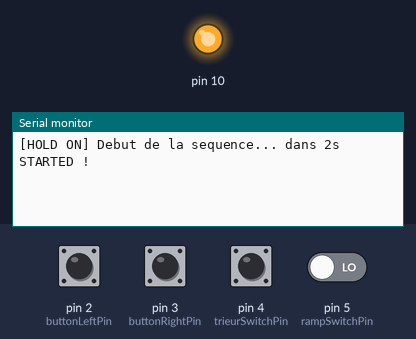
A sketch run on a simulated Arduino Uno, built with avr-gcc and run on an emulated ATmega328P. Parts: output pins drawn as LEDs (lit = HIGH), the last lines printed to the serial monitor. The test bench sets the inputs (shaded band); at power-on: pin 2 (buttonLeftPin), pin 3 (buttonRightPin), pin 4 (trieurSwitchPin), pin 5 (rampSwitchPin) LOW.

Above: at 3.2 s.
3.3 s: pin 2 (buttonLeftPin) pulled HIGH for 0.15 s
At 4.1 s:
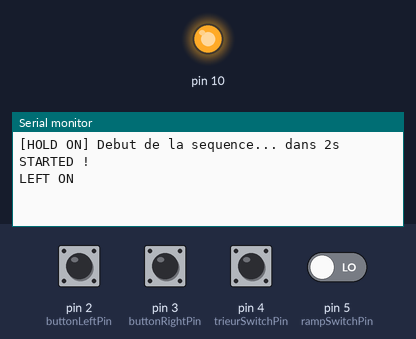
4.9 s: pin 3 (buttonRightPin) pulled HIGH for 0.15 s
At 5.3 s:
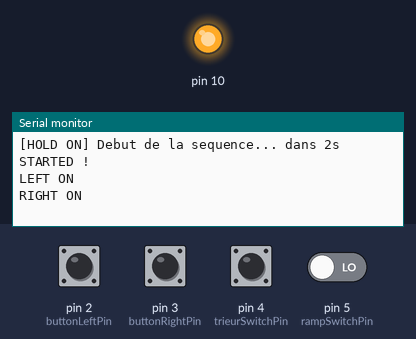
6.5 s: pin 4 (trieurSwitchPin) pulled HIGH for 0.15 s
At 7.1 s:
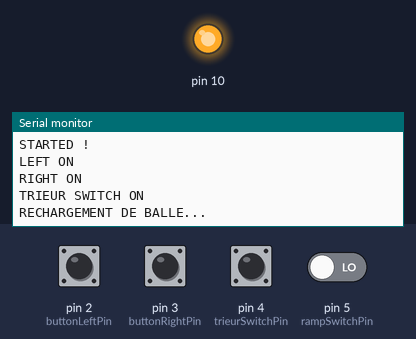
8.1 s: pin 2 (buttonLeftPin) driven HIGH and pin 5 (rampSwitchPin) driven HIGH
At 9.6 s:
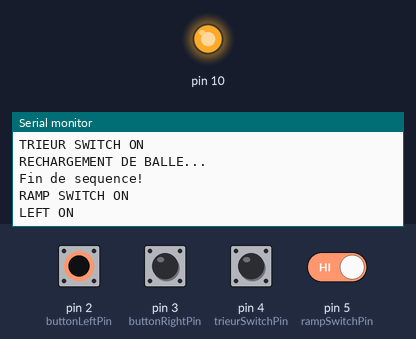
10.6 s: pin 5 (rampSwitchPin) driven LOW
At 12.0 s:
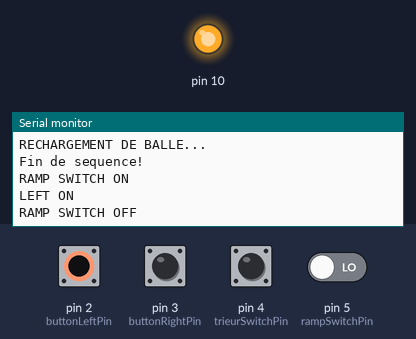

Measured:
- after the input at 3.3 s, the serial monitor: prints a new line at once (image 1)
- after the input at 4.9 s, the serial monitor: prints a new line at once (image 2)
- after the input at 6.5 s, the serial monitor: prints a new line at once (image 3)
- after the input at 8.1 s, the serial monitor: prints a new line after 1.0 s (image 4)
- after the input at 10.6 s, the serial monitor: prints a new line at once (image 5)

The sketch:

flipperAndBallTrough.ino
```cpp
#include <Wire.h>
#include <SPI.h>
#include <EEPROM.h>

#define PDB_COMMAND_WRITE 1
#define BANK_ONE 1
#define BANK_ZERO 0
#define pinMOSI 11
#define DEBUG false

const int buttonLeftPin = 2;
const int buttonRightPin = 3;
const int trieurSwitchPin = 4;
const int rampSwitchPin = 5;

unsigned char dataSolenoid = 0;
unsigned char dataSolenoidOld = 99;
byte board = 0;

int buttonLeftState = 0;
int buttonRightState = 0;
int buttonLeftOldState = 0;
int buttonRightOldState = 0;

int trieurSwitchState = 0;
int trieurSwitchOldState = 0;
int rampSwitchState = 0;
int rampSwitchOldState = 0;

void setup() {
 Serial.begin(9600);

 SPI.begin();
 SPI.setBitOrder(MSBFIRST);
 SPI.setClockDivider(SPI_CLOCK_DIV2);  // Need 8 MHz.  So use DIV2 on a 16 MHz board.

 pinMode(buttonLeftPin, INPUT);
 pinMode(buttonRightPin, INPUT);
 pinMode(trieurSwitchPin, INPUT);
 pinMode(rampSwitchPin, INPUT);

 Serial.print("[HOLD ON] Debut de la sequence... dans 2s\n");
 SolenoidStates(0, 0);
 delay(2000);
 Serial.print("STARTED !\n");
}

const int POWER_TIME_LEFT_MS =  150;
const int POWER_TIME_RIGHT_MS =  150;
const int HOLDON_PERIOD_MS =  30;
const int HOLDON_DURATION_MS =  4;

int leftFlipper_startTime = 0;
int rightFlipper_startTime = 0;
int trieurSwitch_startTime = 0;
int rampSwitch_startTime = 0;

int leftFlipper_Time = 0;
int rightFlipper_Time = 0;

unsigned long time;
unsigned long old_time = 0;

void loop() {
  time = millis();

  buttonLeftState = digitalRead(buttonLeftPin);
  buttonRightState = digitalRead(buttonRightPin);
  trieurSwitchState = digitalRead(trieurSwitchPin);
  rampSwitchState = digitalRead(rampSwitchPin);

  int leftSolenoidState = 0;
  int rightSolenoidState = 0;

  if(rampSwitchState != rampSwitchOldState && rampSwitchState == HIGH){
    if(time - rampSwitch_startTime > 100){
      rampSwitch_startTime = time;
      Serial.print("RAMP SWITCH ON\n");
    }

  }
  if(rampSwitchState != rampSwitchOldState && rampSwitchState == LOW){
    if(time - rampSwitch_startTime > 100){
      rampSwitch_startTime = time;
      Serial.print("RAMP SWITCH OFF\n");
    }

  }
  //Push the ball trough sequence, we shoot a need ball
  if(trieurSwitchState != trieurSwitchOldState && trieurSwitchState == HIGH){
    if(time - trieurSwitch_startTime > 100){
      Serial.print("TRIEUR SWITCH ON\n");
      Serial.print("RECHARGEMENT DE BALLE...\n");
      SolenoidStates(0, 0);
      delay(500);
      //Load the ball to the shooter
      //Serial.print("Chargement du lanceur...\n");
      SolenoidOn(2);
      delay(300);
      SolenoidOff(2);
      delay(800);
      //Serial.print("Activation du lanceur...\n");
      SolenoidOn(3);
      delay(5);
      SolenoidOff(3);
      delay(500);
      SolenoidOn(3);
      delay(25);
      SolenoidOff(3);
      delay(500);
      Serial.print("Fin de sequence!\n");
    }
  }
  if(buttonLeftState != buttonLeftOldState && buttonLeftState == HIGH){
    if(time - leftFlipper_startTime > 100){
      leftFlipper_startTime = time;
      Serial.print("LEFT ON\n");
    }

  }
  if(buttonRightState != buttonRightOldState && buttonRightState == HIGH){
    if(time - rightFlipper_startTime > 100){
      rightFlipper_startTime = time;
      Serial.print("RIGHT ON\n");
    }

  }

  if(buttonLeftState == HIGH){
    leftFlipper_Time = time - leftFlipper_startTime;
    if(leftFlipper_Time < POWER_TIME_LEFT_MS) leftSolenoidState = 1;
    else{
      if( (leftFlipper_Time - POWER_TIME_LEFT_MS)%HOLDON_PERIOD_MS < HOLDON_DURATION_MS){
        leftSolenoidState = 1;
      }else leftSolenoidState = 0;
    }
  }else{
    leftFlipper_Time = 0;
  }

  if(buttonRightState == HIGH){
    rightFlipper_Time = time - rightFlipper_startTime;
    if(rightFlipper_Time < POWER_TIME_RIGHT_MS) rightSolenoidState = 1;
    else{
      if( (rightFlipper_Time - POWER_TIME_RIGHT_MS)%HOLDON_PERIOD_MS < HOLDON_DURATION_MS){
        rightSolenoidState = 1;
      }else rightSolenoidState = 0;
    }
  }else{
    rightFlipper_Time = 0;
  }

  SolenoidStates(leftSolenoidState, rightSolenoidState);

  buttonLeftOldState = buttonLeftState;
  buttonRightOldState = buttonRightState;
  rampSwitchOldState = rampSwitchState;
  trieurSwitchOldState = trieurSwitchState;

 old_time = time;
} // loop

//0 is left, 1 i right
void SolenoidStates(byte solenoid0, byte solenoid1){

  if(solenoid0 == 1) dataSolenoid |= 1;
  else dataSolenoid &= ~1;

  if(solenoid1 == 1) dataSolenoid |= 1 << 1;
  else dataSolenoid &= ~(1 << 1);

  if(dataSolenoid != dataSolenoidOld){
    sendPDBCommand(board, PDB_COMMAND_WRITE, BANK_ZERO, dataSolenoid);
    //PrintBinary(dataSolenoid, 8);
  }
  dataSolenoidOld = dataSolenoid;
}

void SolenoidOn(byte solenoidNumber)
{
 dataSolenoid |= 1 << solenoidNumber; // set solenoid bit to one

 sendPDBCommand(board, PDB_COMMAND_WRITE, BANK_ZERO, dataSolenoid);

 if (DEBUG){
   Serial.print("Solenoid On  = ");
   Serial.print(solenoidNumber);
   Serial.print("     ");
   PrintBinary(dataSolenoid, 8);
   Serial.print("\r\n");
 }
 return;
}

void SolenoidOff(byte solenoidNumber)
{
 dataSolenoid &= ~(1 << solenoidNumber); // set solenoid bit to zero

 sendPDBCommand(board, PDB_COMMAND_WRITE, 0, dataSolenoid);

 if (DEBUG){
   Serial.print("Solenoid Off = ");
   Serial.print(solenoidNumber);
   Serial.print("     ");
   PrintBinary(dataSolenoid, 8);
   Serial.print("\r\n");

}

 return;
} // SolenoidOff

void sendPDBCommand(byte addr, byte command, byte bankAddr, byte data)
{
 byte cmdWord[5];
 cmdWord[0] = addr;
 cmdWord[1] = command;
 cmdWord[2] = bankAddr;
 cmdWord[3] = (data >> 4) & 0xF;
 cmdWord[4] = data & 0xF;

 // Turn off interrupts so the transfer doesn't get interrupted.
 noInterrupts();
 // Hardcode transfers to minimize IDLEs between transfers.
 // Using a for-loop adds 5 extra IDLEs between transfers.
 SPI.transfer(cmdWord[0]);
 SPI.transfer(cmdWord[1]);
 SPI.transfer(cmdWord[2]);
 SPI.transfer(cmdWord[3]);
 SPI.transfer(cmdWord[4]);
 // Re-enable interrupts
 interrupts();
 //Serial.println("Transferred ");
 return;
} // sendPDBCommand

void PrintBinary(int v, int num_places)
{
   int mask=0, n;

   for (n=1; n<=num_places; n++)
   {
       mask = (mask << 1) | 0x0001;
   }
   v = v & mask;  // truncate v to specified number of places

   while(num_places)
   {

       if (v & (0x0001 << num_places-1))
       {
            Serial.print("1");
       }
       else
       {
            Serial.print("0");
       }

       --num_places;
       if(((num_places%4) == 0) && (num_places != 0))
       {
           Serial.print("_");
       }
   }
   Serial.print("\n");
} // PrintBinary
```
